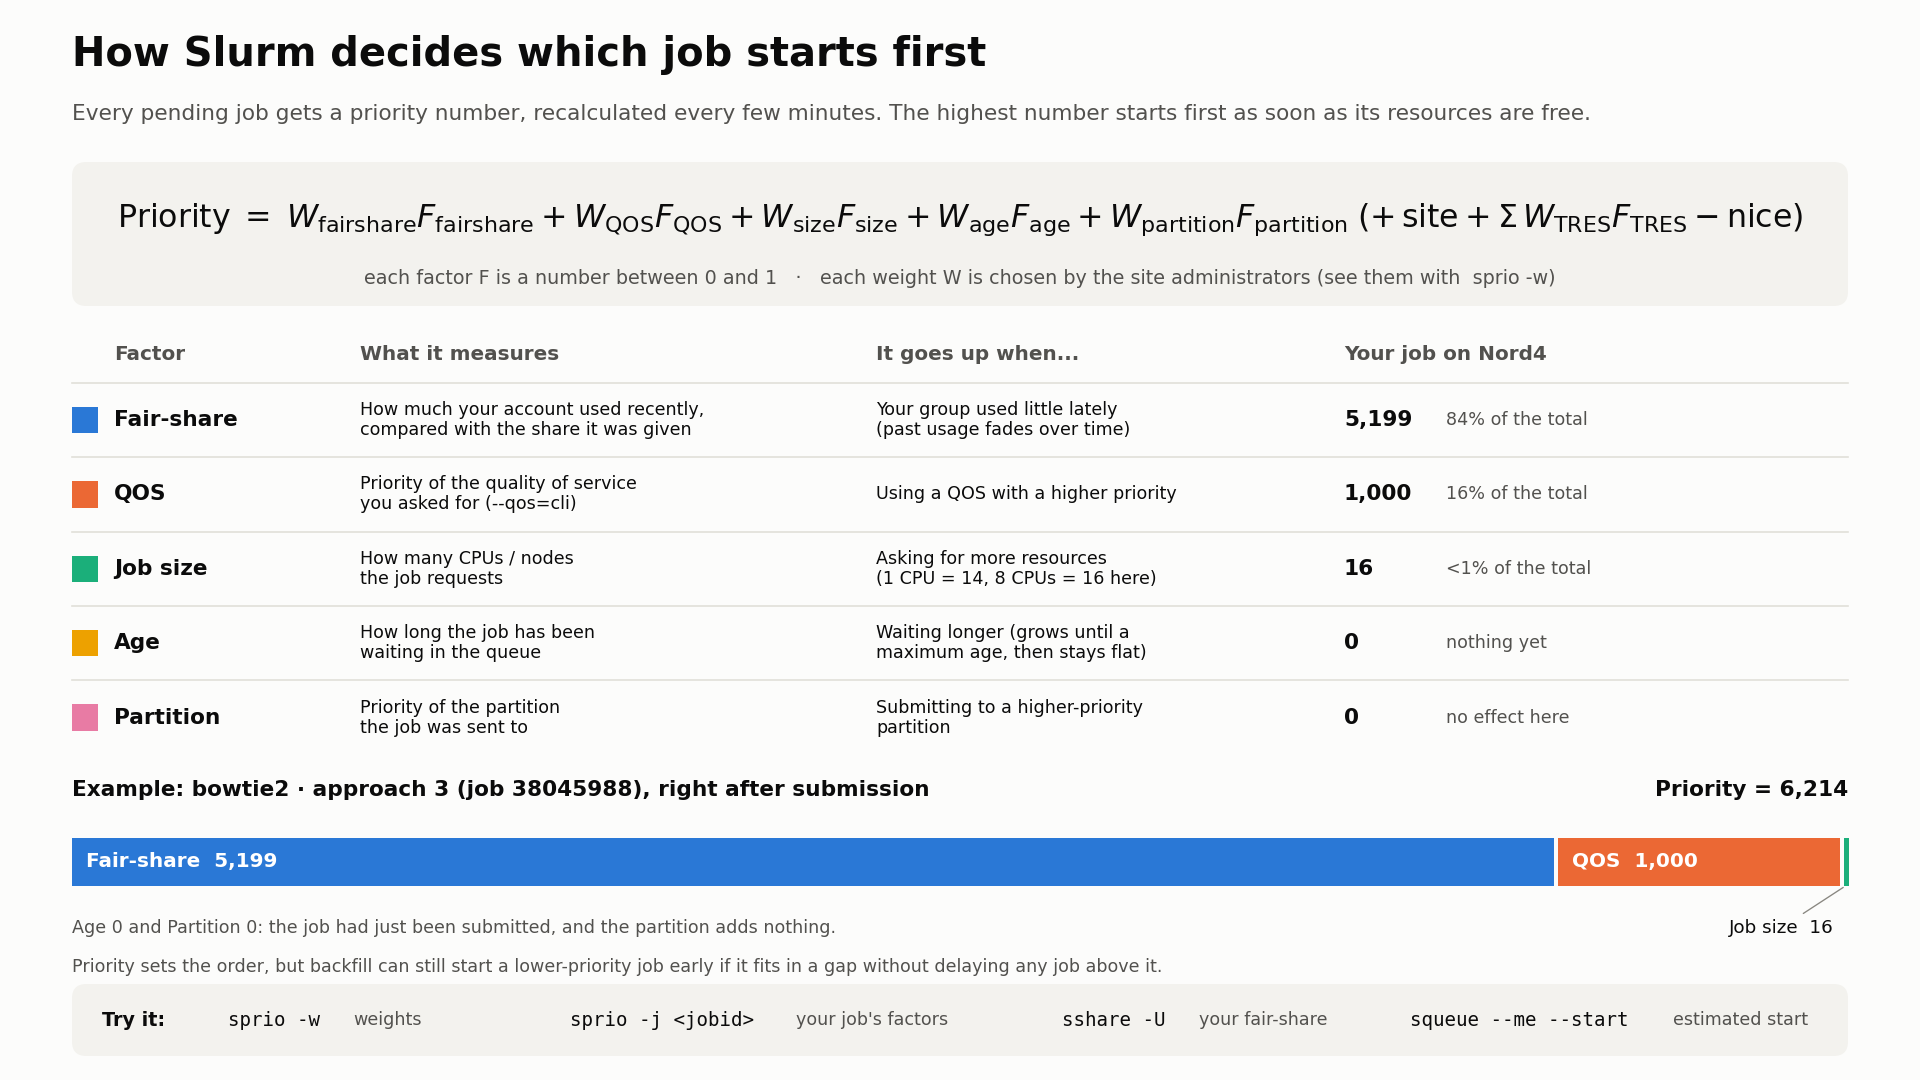

This chart was generated by the following Python code:
#!/usr/bin/env python3
"""
Draw support/slurm_priority.png: the Slurm multifactor priority formula, what
each factor means, and a real Nord4 example taken from the exercise
(results/submissions/<job_id>.tsv, written by src/submit.sh from `sprio`).

    python3 support/slurm_priority.py            # writes support/slurm_priority.png

Needs only matplotlib.
"""
from pathlib import Path

import matplotlib

matplotlib.use("Agg")
import matplotlib.pyplot as plt  # noqa: E402
from matplotlib.patches import FancyBboxPatch, Rectangle  # noqa: E402

OUT = Path(__file__).with_suffix(".png")

# Palette (validated categorical slots) and neutral tokens, light theme
SURFACE, TEXT, TEXT2, MUTED, GRID = "#fcfcfb", "#0b0b0b", "#52514e", "#898781", "#e1e0d9"
PANEL = "#f3f2ee"

# Factor, colour, what it measures, what raises it, value in the example job
FACTORS = [
    ("Fair-share", "#2a78d6", "How much your account used recently,\ncompared with the share it was given",
     "Your group used little lately\n(past usage fades over time)", 5199),
    ("QOS", "#eb6834", "Priority of the quality of service\nyou asked for (--qos=cli)",
     "Using a QOS with a higher priority", 1000),
    ("Job size", "#1baf7a", "How many CPUs / nodes\nthe job requests",
     "Asking for more resources\n(1 CPU = 14, 8 CPUs = 16 here)", 16),
    ("Age", "#eda100", "How long the job has been\nwaiting in the queue",
     "Waiting longer (grows until a\nmaximum age, then stays flat)", 0),
    ("Partition", "#e87ba4", "Priority of the partition\nthe job was sent to",
     "Submitting to a higher-priority\npartition", 0),
]
EXAMPLE = "bowtie2 · approach 3 (job 38045988), right after submission"
TOTAL = 6214  # sprio total (the sum of the rounded terms can differ by 1)


def main():
    plt.rcParams.update({"font.size": 12, "text.color": TEXT,
                         "figure.facecolor": SURFACE, "savefig.facecolor": SURFACE})
    fig = plt.figure(figsize=(16, 9))
    ax = fig.add_axes([0, 0, 1, 1])
    ax.set_xlim(0, 16)
    ax.set_ylim(0, 9)
    ax.set_axis_off()

    # ---- title --------------------------------------------------------------
    ax.text(0.6, 8.45, "How Slurm decides which job starts first", fontsize=24, fontweight="bold")
    ax.text(0.6, 8.0, "Every pending job gets a priority number, recalculated every few minutes. "
            "The highest number starts first as soon as its resources are free.",
            fontsize=13, color=TEXT2)

    # ---- formula ------------------------------------------------------------
    ax.add_patch(FancyBboxPatch((0.6, 6.45), 14.8, 1.2, boxstyle="round,pad=0,rounding_size=0.12",
                                fc=PANEL, ec="none"))
    formula = (r"$\mathrm{Priority} \;=\; W_{\mathrm{fairshare}} F_{\mathrm{fairshare}}"
               r" + W_{\mathrm{QOS}} F_{\mathrm{QOS}}"
               r" + W_{\mathrm{size}} F_{\mathrm{size}}"
               r" + W_{\mathrm{age}} F_{\mathrm{age}}"
               r" + W_{\mathrm{partition}} F_{\mathrm{partition}}"
               r" \;(+\, \mathrm{site} + \Sigma\, W_{\mathrm{TRES}} F_{\mathrm{TRES}} - \mathrm{nice})$")
    ax.text(8.0, 7.17, formula, fontsize=19, ha="center", va="center")
    ax.text(8.0, 6.68, "each factor F is a number between 0 and 1   ·   each weight W is chosen by the "
            "site administrators (see them with  sprio -w)", fontsize=11.5, ha="center",
            va="center", color=TEXT2)

    # ---- factor table -------------------------------------------------------
    x_name, x_what, x_up, x_val = 0.95, 3.0, 7.3, 11.2
    y = 6.05
    for x, h in ((x_name, "Factor"), (x_what, "What it measures"), (x_up, "It goes up when..."),
                 (x_val, "Your job on Nord4")):
        ax.text(x, y, h, fontsize=12, fontweight="bold", color=TEXT2, va="center")
    row_h = 0.62
    for i, (name, col, what, up, val) in enumerate(FACTORS):
        yy = y - 0.55 - i * row_h
        ax.plot([0.6, 15.4], [yy + row_h / 2, yy + row_h / 2], color=GRID, lw=1)
        ax.add_patch(Rectangle((0.6, yy - 0.11), 0.22, 0.22, color=col, lw=0))
        ax.text(x_name, yy, name, fontsize=13, fontweight="bold", va="center")
        ax.text(x_what, yy, what, fontsize=10.5, va="center", color=TEXT, linespacing=1.15)
        ax.text(x_up, yy, up, fontsize=10.5, va="center", color=TEXT, linespacing=1.15)
        share = (f"{val / TOTAL:.0%} of the total" if val / TOTAL >= 0.01 else "<1% of the total") if val else "nothing yet" if name == "Age" else "no effect here"
        ax.text(x_val, yy, f"{val:,}", fontsize=13, fontweight="bold", va="center")
        ax.text(x_val + 0.85, yy, share, fontsize=10.5, va="center", color=TEXT2)

    # ---- example: stacked bar -----------------------------------------------
    yb = 1.82
    ax.text(0.6, yb + 0.55, f"Example: {EXAMPLE}", fontsize=13, fontweight="bold")
    ax.text(15.4, yb + 0.55, f"Priority = {TOTAL:,}", fontsize=13, fontweight="bold", ha="right")
    x0, width = 0.6, 14.8
    left = x0
    for name, col, _, _, val in FACTORS:
        if not val:
            continue
        w = width * val / TOTAL
        ax.add_patch(Rectangle((left, yb - 0.2), max(w - 0.03, 0.04), 0.4, color=col, lw=0))
        if w > 1.5:
            ax.text(left + 0.12, yb, f"{name}  {val:,}", fontsize=12, va="center", color="#ffffff",
                    fontweight="bold")
        else:  # thin segment: label beside it
            ax.annotate(f"{name}  {val:,}", (left + w / 2, yb - 0.2), (left + w / 2 - 0.1, yb - 0.55),
                        fontsize=11, ha="right", va="center", color=TEXT,
                        arrowprops=dict(arrowstyle="-", color=MUTED, lw=0.8))
        left += w
    ax.text(0.6, yb - 0.55, "Age 0 and Partition 0: the job had just been submitted, and the "
            "partition adds nothing.", fontsize=10.5, color=TEXT2, va="center")
    ax.text(0.6, yb - 0.88, "Priority sets the order, but backfill can still start a lower-priority "
            "job early if it fits in a gap without delaying any job above it.",
            fontsize=10.5, color=TEXT2, va="center")

    # ---- footer: commands + backfill note ------------------------------------
    ax.add_patch(FancyBboxPatch((0.6, 0.2), 14.8, 0.6, boxstyle="round,pad=0,rounding_size=0.12",
                                fc=PANEL, ec="none"))
    ax.text(0.85, 0.5, "Try it:", fontsize=11.5, fontweight="bold", va="center")
    cmds = [("sprio -w", "weights"), ("sprio -j <jobid>", "your job's factors"),
            ("sshare -U", "your fair-share"), ("squeue --me --start", "estimated start")]
    for x, (c, d) in zip((1.9, 4.75, 8.85, 11.75), cmds):
        ax.text(x, 0.5, c, fontsize=11.5, family="monospace", va="center")
        ax.text(x + 0.105 * len(c) + 0.2, 0.5, d, fontsize=10.5, color=TEXT2, va="center")

    fig.savefig(OUT, dpi=120)
    print(f"Written {OUT}")


if __name__ == "__main__":
    main()
